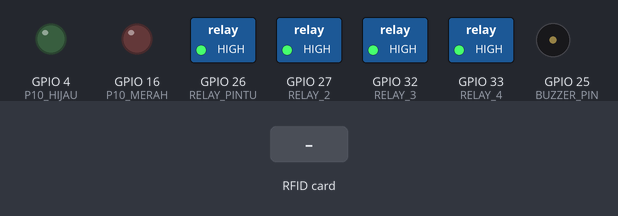
The sketch below on a simulated ESP32. On the bench: switched loads named in the sketch (green lamp = pin HIGH), output pins drawn as LEDs (lit = HIGH), buzzer (waves = sounding, pin HIGH). The test bench sets the inputs (shaded band). WiFi joins after 1.5 s; servers stay silent unless stated; uploads are accepted with an empty reply; what the sketch prints to the serial monitor is not drawn.

Above: at 3.3 s.
3.4 s: RFID card 5E 7A 19 C4 held to the reader
At 4.3 s:
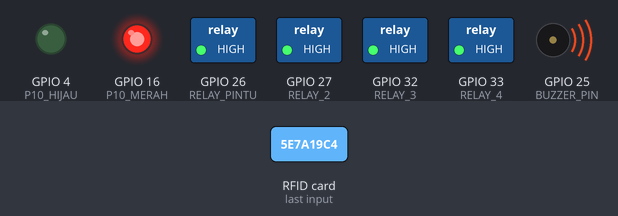
At 8.78 s:
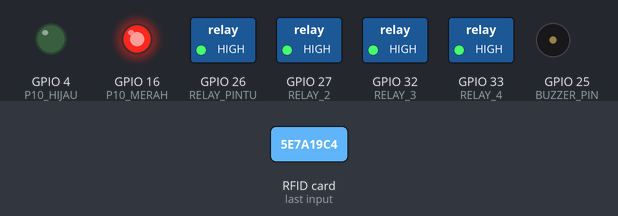
Timing chart, 0 to 10.4 s (numbered marks = the images above; inputs shaded):
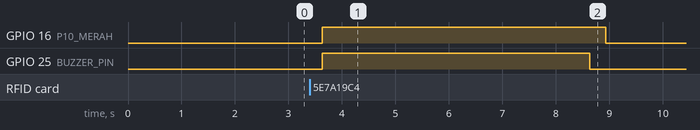

The sketch:

ESP_GATE_V1_1_BUZZER_FIX__1__copy_20261020132207.ino
```cpp
/*
  ESP GATE V1.1 - SANIHARTO
  FIX BUZZER ACTIVE

  LEGAL  : P10 HIJAU + RELAY PINTU + 2x BIB PENDEK
  ILEGAL : P10 MERAH + RELAY OFF + 1x BIB PANJANG 5 DETIK

  Gate TIDAK mengecek kapasitas toilet.
  Gate hanya meminta keputusan LEGAL / ILEGAL dari server.

  Hardware:
  RC522   : SS=5, RST=22, SCK=18, MISO=19, MOSI=23
  Relay  : IN1=26 (PINTU), IN2=27, IN3=32, IN4=33
  Buzzer : GPIO25 (ACTIVE BUZZER ON/OFF)
*/

#include <SPI.h>
#include <MFRC522.h>
#include <WiFi.h>
#include <HTTPClient.h>

// =====================================================
// WIFI / SERVER
// =====================================================
const char* ssid     = "SEED-5";
const char* password = "transformer7";
const char* SERVER_IP = "192.168.11.177";
const char* API_GATE = "/personal_produksi/api_gate.php";

#define GATE_ID "GATE-TOILET-01"

// =====================================================
// RC522
// =====================================================
#define SS_PIN   5
#define RST_PIN  22
#define SCK_PIN  18
#define MISO_PIN 19
#define MOSI_PIN 23

MFRC522 rfid(SS_PIN, RST_PIN);

// =====================================================
// RELAY 4 CHANNEL
// =====================================================
#define RELAY_PINTU 26
#define RELAY_2     27
#define RELAY_3     32
#define RELAY_4     33

// Umumnya modul relay 4CH seperti ini aktif LOW.
#define RELAY_ACTIVE_LOW true

// =====================================================
// BUZZER ACTIVE
// =====================================================
#define BUZZER_PIN 25
#define BUZZER_ON  HIGH
#define BUZZER_OFF LOW

// =====================================================
// P10 SEMENTARA
// Belum langsung ke HUB12.
// =====================================================
#define P10_HIJAU 4
#define P10_MERAH 16

// =====================================================
// TIMER
// =====================================================
const unsigned long DOOR_OPEN_MS = 3000;
const unsigned long BIB_SHORT_MS = 120;
const unsigned long BIB_LONG_MS  = 5000;
const unsigned long SCAN_COOLDOWN = 1500;

unsigned long lastScan = 0;
unsigned long doorOffAt = 0;
unsigned long longBibOffAt = 0;

bool doorActive = false;
bool longBibActive = false;

// =====================================================
// RELAY
// =====================================================
void relayWrite(int pin, bool on) {
  if (RELAY_ACTIVE_LOW) {
    digitalWrite(pin, on ? LOW : HIGH);
  } else {
    digitalWrite(pin, on ? HIGH : LOW);
  }
}

void semuaRelayOff() {
  relayWrite(RELAY_PINTU, false);
  relayWrite(RELAY_2, false);
  relayWrite(RELAY_3, false);
  relayWrite(RELAY_4, false);
}

// =====================================================
// P10
// =====================================================
void p10Off() {
  digitalWrite(P10_HIJAU, LOW);
  digitalWrite(P10_MERAH, LOW);
}

void p10Hijau() {
  digitalWrite(P10_MERAH, LOW);
  digitalWrite(P10_HIJAU, HIGH);
}

void p10Merah() {
  digitalWrite(P10_HIJAU, LOW);
  digitalWrite(P10_MERAH, HIGH);
}

// =====================================================
// BUZZER ACTIVE - ON/OFF LANGSUNG
// =====================================================
void buzzerOFF() {
  digitalWrite(BUZZER_PIN, BUZZER_OFF);
}

void bibPendek() {
  digitalWrite(BUZZER_PIN, BUZZER_ON);
  delay(BIB_SHORT_MS);
  digitalWrite(BUZZER_PIN, BUZZER_OFF);
}

void bibLegal() {
  bibPendek();
  delay(120);
  bibPendek();
}

void mulaiBibIlegal() {
  digitalWrite(BUZZER_PIN, BUZZER_ON);
  longBibActive = true;
  longBibOffAt = millis() + BIB_LONG_MS;
}

// =====================================================
// PINTU
// =====================================================
void bukaPintu() {
  relayWrite(RELAY_PINTU, true);
  doorActive = true;
  doorOffAt = millis() + DOOR_OPEN_MS;
  Serial.println("PINTU OPEN 3 DETIK");
}

// =====================================================
// UID
// =====================================================
String uidToString() {
  String s = "";

  for (byte i = 0; i < rfid.uid.size; i++) {
    if (i > 0) s += " ";
    if (rfid.uid.uidByte[i] < 0x10) s += "0";
    s += String(rfid.uid.uidByte[i], HEX);
  }

  s.toUpperCase();
  return s;
}

String enc(String s) {
  s.replace(" ", "%20");
  return s;
}

// =====================================================
// HASIL LEGAL
// =====================================================
void aksesLegal() {
  Serial.println("================================");
  Serial.println("ACCESS LEGAL");
  Serial.println("================================");

  p10Hijau();

  // 2x bib pendek
  bibLegal();

  // buka pintu
  bukaPintu();

  // indikator hijau tampil sebentar
  delay(1000);
  p10Off();
}

// =====================================================
// HASIL ILEGAL
// =====================================================
void aksesIlegal() {
  Serial.println("================================");
  Serial.println("ACCESS ILEGAL");
  Serial.println("================================");

  // merah
  p10Merah();

  // pastikan pintu tidak terbuka
  relayWrite(RELAY_PINTU, false);
  doorActive = false;

  // 1x bib panjang 5 detik
  mulaiBibIlegal();
}

// =====================================================
// SERVER
// =====================================================
void cekServer(String uid) {
  if (WiFi.status() != WL_CONNECTED) {
    Serial.println("WIFI PUTUS - AKSES DITOLAK");
    aksesIlegal();
    return;
  }

  HTTPClient http;

  String url = "http://" + String(SERVER_IP) + String(API_GATE);
  url += "?uid=" + enc(uid);
  url += "&gate_id=" + enc(GATE_ID);

  Serial.println();
  Serial.println("REQUEST SERVER:");
  Serial.println(url);

  http.begin(url);
  http.setTimeout(5000);

  int code = http.GET();

  if (code <= 0) {
    Serial.print("HTTP ERROR: ");
    Serial.println(code);
    aksesIlegal();
    http.end();
    return;
  }

  String payload = http.getString();

  Serial.print("HTTP CODE: ");
  Serial.println(code);
  Serial.println("RESPONSE:");
  Serial.println(payload);

  // Tahap awal: mencari legal=true pada response server.
  // API final nanti dapat mengembalikan JSON lengkap.
  String u = payload;
  u.toUpperCase();

  bool legal = false;

  if (u.indexOf("\"LEGAL\":TRUE") >= 0) legal = true;
  if (u.indexOf("\"LEGAL\": TRUE") >= 0) legal = true;
  if (u.indexOf("LEGAL=TRUE") >= 0) legal = true;

  if (legal) {
    aksesLegal();
  } else {
    aksesIlegal();
  }

  http.end();
}

// =====================================================
// WIFI
// =====================================================
void connectWiFi() {
  WiFi.mode(WIFI_STA);
  WiFi.begin(ssid, password);

  Serial.print("CONNECT WIFI");

  for (int i = 0; i < 30 && WiFi.status() != WL_CONNECTED; i++) {
    delay(500);
    Serial.print(".");
  }

  Serial.println();

  if (WiFi.status() == WL_CONNECTED) {
    Serial.println("WIFI CONNECTED");
    Serial.print("IP GATE: ");
    Serial.println(WiFi.localIP());
  } else {
    Serial.println("WIFI GAGAL");
  }
}

// =====================================================
// SETUP
// =====================================================
void setup() {
  Serial.begin(115200);
  delay(500);

  // Relay
  pinMode(RELAY_PINTU, OUTPUT);
  pinMode(RELAY_2, OUTPUT);
  pinMode(RELAY_3, OUTPUT);
  pinMode(RELAY_4, OUTPUT);

  // Buzzer active
  pinMode(BUZZER_PIN, OUTPUT);
  buzzerOFF();

  // P10 sementara
  pinMode(P10_HIJAU, OUTPUT);
  pinMode(P10_MERAH, OUTPUT);
  p10Off();

  // Relay semua OFF
  semuaRelayOff();

  // RC522
  SPI.begin(SCK_PIN, MISO_PIN, MOSI_PIN, SS_PIN);
  rfid.PCD_Init();
  delay(50);

  Serial.println();
  Serial.println("================================");
  Serial.println("       ESP GATE V1.1");
  Serial.println("       BUZZER ACTIVE FIX");
  Serial.println("================================");
  Serial.print("GATE ID: ");
  Serial.println(GATE_ID);

  connectWiFi();

  Serial.println("GATE SIAP - TAP RFID");
}

// =====================================================
// LOOP
// =====================================================
void loop() {
  unsigned long now = millis();

  // ---------------------------------------------------
  // Pintu OFF setelah 3 detik
  // ---------------------------------------------------
  if (doorActive && (long)(now - doorOffAt) >= 0) {
    relayWrite(RELAY_PINTU, false);
    doorActive = false;
    Serial.println("PINTU CLOSE");
  }

  // ---------------------------------------------------
  // Buzzer ilegal OFF setelah 5 detik
  // ---------------------------------------------------
  if (longBibActive && (long)(now - longBibOffAt) >= 0) {
    buzzerOFF();
    longBibActive = false;

    Serial.println("BIB PANJANG 5 DETIK SELESAI");

    delay(300);
    p10Off();
  }

  // Jangan menerima scan baru selama bib ilegal 5 detik
  if (longBibActive) {
    return;
  }

  // ---------------------------------------------------
  // RFID
  // ---------------------------------------------------
  if (!rfid.PICC_IsNewCardPresent()) {
    return;
  }

  if (!rfid.PICC_ReadCardSerial()) {
    return;
  }

  if (millis() - lastScan < SCAN_COOLDOWN) {
    rfid.PICC_HaltA();
    rfid.PCD_StopCrypto1();
    return;
  }

  lastScan = millis();

  String uid = uidToString();

  Serial.println();
  Serial.println("RFID TERBACA");
  Serial.print("UID: ");
  Serial.println(uid);

  cekServer(uid);

  rfid.PICC_HaltA();
  rfid.PCD_StopCrypto1();

  delay(300);
}
```

Measured:
- after the input at 3.4 s, GPIO 16 (P10_MERAH): LOW → HIGH after 0.23 s, → LOW 5.3 s later; GPIO 25 (BUZZER_PIN): LOW → HIGH after 0.23 s, → LOW 5.0 s later
